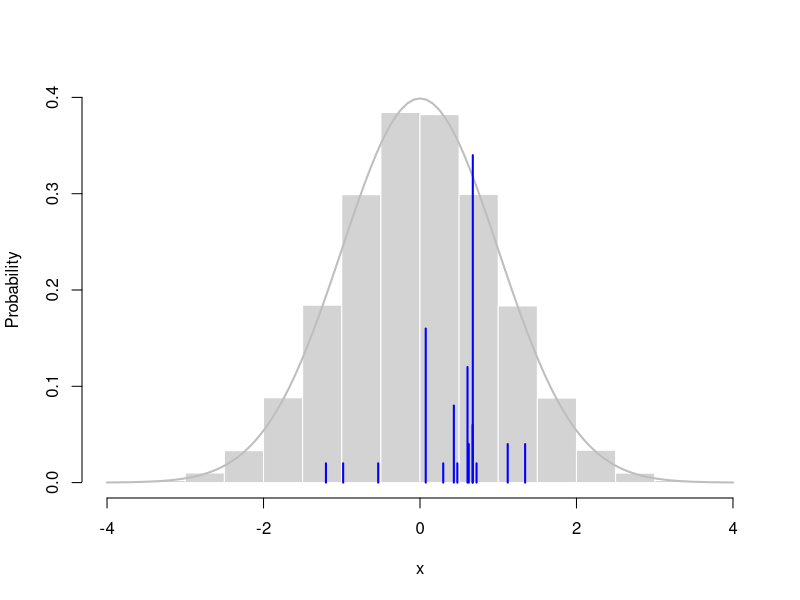

Source code (R):
N <- 50 # number of observations?
a <- 5 # alpha
# X_i ~ G = Normal(0,1)

rG <- function() rnorm(1)

x <- rep(0,N)
x[1] <- rG()

for (i in 2:N) {
  nx <- table(x[1:(i-1)])
  x[i] <- as.numeric(sample(c(rG(),names(nx)),1,prob=c(a/(a+N-1),nx/(a+N-1))))
  cat("\r Progress: ",i,"/",N)
}

# Plot Results
hist(rnorm(1e6),freq=F,add=F,col="lightgrey",border="white",xlab="x",
     ylab="Probability", xlim=c(-4,4),ylim=c(0,.4),main="")
curve(dnorm(x),add=T,col="grey",lwd=2)
lines(table(x) / sum(table(x)) ,col="blue")
